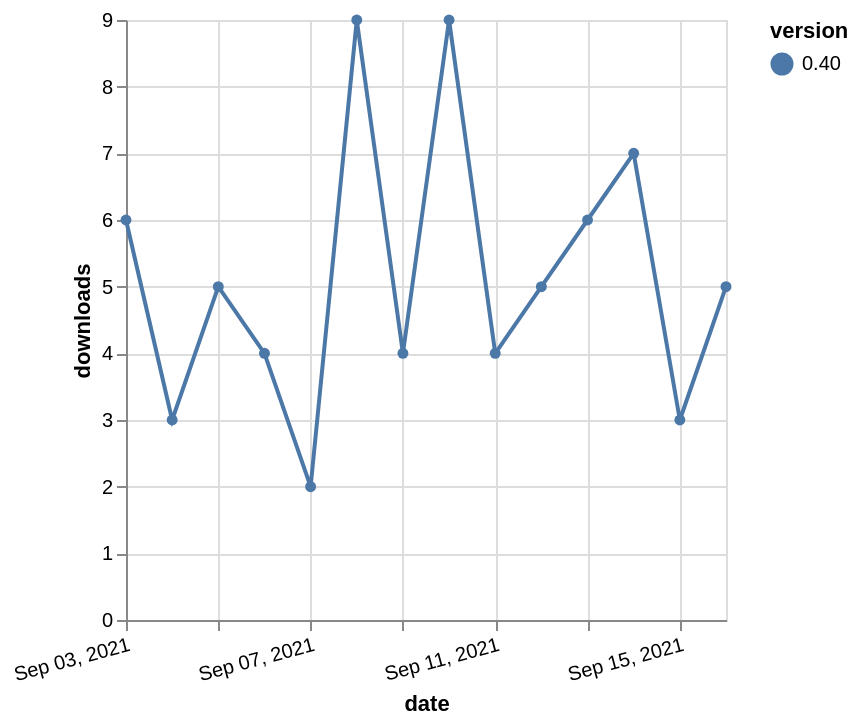

Vega-Lite specification for this chart:
### Vega-Lite specification from a JSON file in a GitHub repository (floating-point values rounded to 4 significant figures)
{"$schema": "https://vega.github.io/schema/vega-lite/v5.json", "description": "A simple bar chart with embedded data.", "data": {"values": [{"date": "2021-09-03", "total": 6686, "delta": 6, "version": "0.40"}, {"date": "2021-09-04", "total": 6689, "delta": 3, "version": "0.40"}, {"date": "2021-09-05", "total": 6694, "delta": 5, "version": "0.40"}, {"date": "2021-09-06", "total": 6698, "delta": 4, "version": "0.40"}, {"date": "2021-09-07", "total": 6700, "delta": 2, "version": "0.40"}, {"date": "2021-09-08", "total": 6709, "delta": 9, "version": "0.40"}, {"date": "2021-09-09", "total": 6713, "delta": 4, "version": "0.40"}, {"date": "2021-09-10", "total": 6722, "delta": 9, "version": "0.40"}, {"date": "2021-09-11", "total": 6726, "delta": 4, "version": "0.40"}, {"date": "2021-09-12", "total": 6731, "delta": 5, "version": "0.40"}, {"date": "2021-09-13", "total": 6737, "delta": 6, "version": "0.40"}, {"date": "2021-09-14", "total": 6744, "delta": 7, "version": "0.40"}, {"date": "2021-09-15", "total": 6747, "delta": 3, "version": "0.40"}, {"date": "2021-09-16", "total": 6752, "delta": 5, "version": "0.40"}]}, "width": "container", "mark": {"type": "line", "point": {"filled": true}}, "encoding": {"x": {"field": "date", "type": "temporal", "timeUnit": "yearmonthdate", "title": "date", "axis": {"labelAngle": -15}}, "y": {"field": "delta", "type": "quantitative", "title": "downloads"}, "color": {"field": "version", "type": "nominal"}, "tooltip": {"field": "delta"}}}
